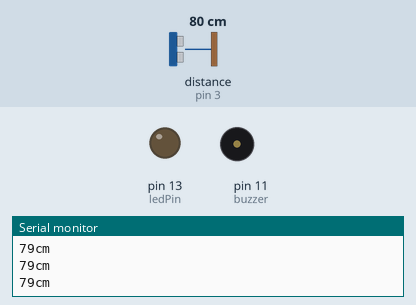
Recording of a sketch running on a simulated Arduino Uno, built with avr-gcc and run on an emulated ATmega328P. Shown: output pins drawn as LEDs (lit = HIGH), buzzer (waves = sounding, pin HIGH), the last lines printed to the serial monitor. Wiring (inferred from the names in the program): ultrasonic range finder: trigger pin 2; echo pin 3. The inputs (shaded band) are chosen by the test bench; at power-on: distance to the obstacle (sensor on pin 3) 80 cm. The echo pulse lasts 58.3 µs per cm; pins used as bus, display or sensor lines are not drawn.

Above: at 1.2 s.
1.3 s: distance to the obstacle (sensor on pin 3) set to 55 cm
2.8 s: distance to the obstacle (sensor on pin 3) set to 48 cm
At 3.6 s:
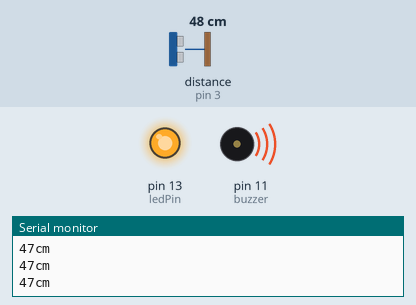
4.3 s: distance to the obstacle (sensor on pin 3) set to 60 cm
At 5.5 s:
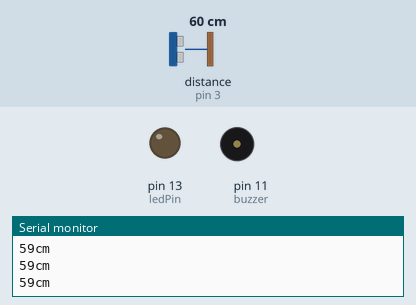
5.8 s: distance to the obstacle (sensor on pin 3) set to 2 cm
At 6.3 s:
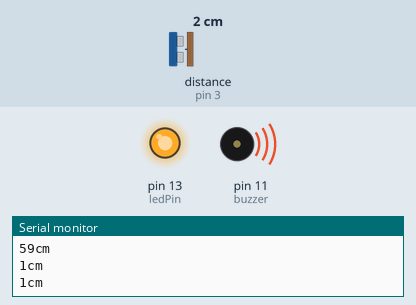
Timing chart, 0 to 8.3 s (numbered marks = the images above; inputs shaded):
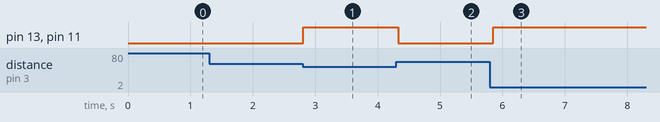

Measured:
- the behaviour switches between 51 and 50 cm on distance to the obstacle (sensor on pin 3) (found by bisection; images 0 and 1)
- after the input at 2.8 s, pin 13 (ledPin), pin 11 (buzzer): LOW → HIGH at once
- after the input at 4.3 s, pin 13 (ledPin), pin 11 (buzzer): HIGH → LOW at once
- after the input at 5.8 s, pin 13 (ledPin), pin 11 (buzzer): LOW → HIGH after 0.05 s

The sketch:

Alarm.ino
```cpp
const int trigPin = 2;
const int echoPin = 3;
const int buzzer = 11;
const int ledPin = 13;

long duration, cm;

void setup(){
  Serial.begin(9600);
  pinMode(trigPin, OUTPUT);
  pinMode(echoPin, INPUT);
  pinMode(buzzer, OUTPUT);
  pinMode(ledPin, OUTPUT);
}

void loop(){
 digitalWrite(trigPin, LOW);
 delayMicroseconds(5);
 digitalWrite(trigPin, HIGH);
 delayMicroseconds(10);
 digitalWrite(trigPin, LOW);

 pinMode(echoPin, INPUT);
 duration = pulseIn(echoPin, HIGH);

 cm = (duration/2) * 0.0343;

if (cm < 50){
  digitalWrite(buzzer, HIGH);
  digitalWrite(ledPin, HIGH);
}
else{
  digitalWrite(buzzer, LOW);
  digitalWrite(ledPin, LOW);
}

 Serial.print(cm);
 Serial.print("cm");
 Serial.println();

 delay(250);
}
```
